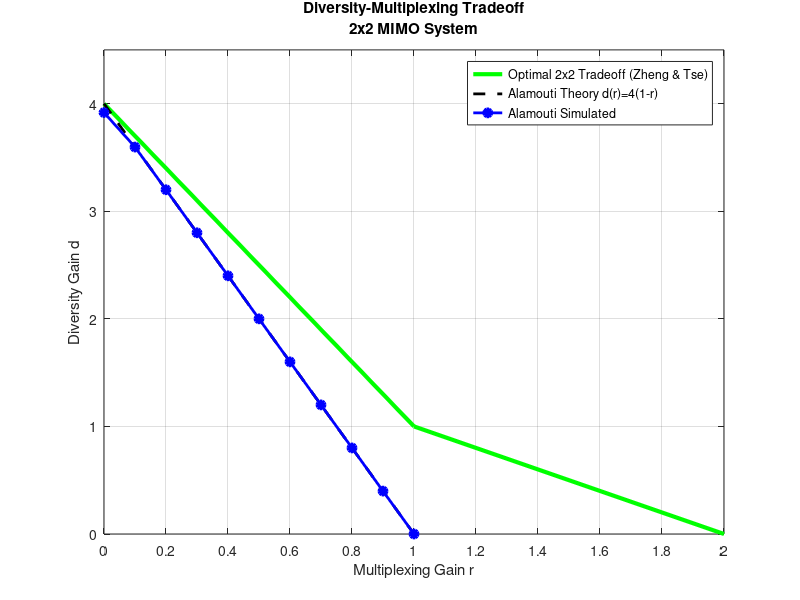

The MATLAB source for this figure:
% =========================================================================
% Refined MIMO Simulation
% Scenario: 2x2 MIMO
% Part 1: Fair comparison at Fixed Rate (2 bits/s/Hz)
% Part 2: Asymptotic DMT Tradeoff (Alamouti vs Optimal 2x2)
% =========================================================================

clear; clc; close all;

%% =========================================================================
%% PART 1: SER vs SNR (Fair Comparison: Same Spectral Efficiency)
%% =========================================================================
fprintf('Running Part 1: Fair SER comparison (Rate = 2 bits/s/Hz)...\n');

SNR_dB_vec = 0:2:10;
SNR_lin_vec = 10.^(SNR_dB_vec./10);
num_trials = 2000; 

qpsk_syms = [1+1i, 1-1i, -1+1i, -1-1i] / sqrt(2); 
SM_Codebook = [1, 1, -1, -1; 1, -1, 1, -1]; % BPSK combinations

ser_sm = zeros(size(SNR_dB_vec));
ser_ala = zeros(size(SNR_dB_vec));

for s_idx = 1:length(SNR_dB_vec)
    snr_lin = SNR_lin_vec(s_idx);
    scale = sqrt(snr_lin / 2);
    
    err_sm = 0; err_ala = 0;
    
    for t = 1:num_trials
        H = (randn(2,2) + 1i*randn(2,2)) / sqrt(2);
        n = (randn(2,1) + 1i*randn(2,1)) / sqrt(2);
        
        % -- SM (BPSK) --
        tx_idx = randi(4);
        y_sm = scale * H * SM_Codebook(:, tx_idx) + n;
        [~, est_idx] = min(sum(abs(y_sm - scale * H * SM_Codebook).^2, 1));
        if est_idx ~= tx_idx, err_sm = err_sm + 1; end
        
        % -- Alamouti (QPSK) --
        idx1 = randi(4); s1 = qpsk_syms(idx1);
        h_pow = norm(H, 'fro')^2;
        n_eff = (randn + 1i*randn)/sqrt(2);
        y_ala = sqrt(scale^2 * h_pow) * s1 + n_eff;
        [~, det_i] = min(abs(y_ala - sqrt(scale^2 * h_pow) * qpsk_syms));
        if det_i ~= idx1, err_ala = err_ala + 1; end
    end
    ser_sm(s_idx) = err_sm / num_trials;
    ser_ala(s_idx) = err_ala / num_trials;
end

%% =========================================================================
%% PART 2: Diversity-Multiplexing Tradeoff (Semi-Analytic)
%% =========================================================================
fprintf('\nRunning Part 2: Asymptotic DMT Tradeoff...\n');

SNR_dB_DMT = [200, 210, 220]; 
SNR_lin_DMT = 10.^(SNR_dB_DMT./10);

% Alamouti simulation range (r from 0 to 1)
r_vals = 0:0.1:1; 
d_simulated = zeros(size(r_vals));

for r_idx = 1:length(r_vals)
    r = r_vals(r_idx);
    
    % Fix for r=0 calculation (avoid log(0) or 0 slope)
    r_calc = max(r, 1e-10); 
    
    p_out = zeros(size(SNR_dB_DMT));
    for s_i = 1:length(SNR_dB_DMT)
        snr = SNR_lin_DMT(s_i);
        % Threshold for Alamouti: X < 2 * (SNR^r - 1) / SNR
        threshold_X = 2 * (snr^r_calc - 1) / snr;
        % CDF of ||H||_F^2 for 2x2 (Gamma(4,1))
        p_out(s_i) = gamcdf(threshold_X, 4, 1); 
        if p_out(s_i) == 0, p_out(s_i) = 1e-100; end
    end
    
    coeffs = polyfit(log10(SNR_lin_DMT), log10(p_out), 1);
    d_simulated(r_idx) = -coeffs(1);
end

% --- Theoretical Curves ---
% 1. Alamouti Theory
d_ala_theory = 4 * (1 - r_vals);

% 2. Optimal 2x2 MIMO Theory (Zheng & Tse)
% Points: (0,4) -> (1,1) -> (2,0)
r_optimal = [0, 1, 2];
d_optimal = [4, 1, 0];

%% =========================================================================
%% PLOTTING
%% =========================================================================

figure('Position', [100, 100, 1200, 500]);

% % Plot 1: SER
% subplot(1, 2, 1);
% semilogy(SNR_dB_vec, ser_sm, 'b-o', 'LineWidth', 2); hold on;
% semilogy(SNR_dB_vec, ser_ala, 'r-s', 'LineWidth', 2);
% grid on;
% xlabel('SNR (dB)');
% ylabel('Symbol Error Rate (SER)');
% title({'Fair Comparison (Rate = 2 bits/s/Hz)', 'Alamouti(QPSK) vs SM(BPSK)'});
% legend('2x2 SM (BPSK)', '2x2 Alamouti (QPSK)', 'Location', 'SouthWest');

% Plot 2: DMT
subplot(1, 1, 1);

% A. Optimal Curve (Green)
plot(r_optimal, d_optimal, 'g-', 'LineWidth', 3); hold on;

% B. Alamouti Theory (Black Dashed)
plot(r_vals, d_ala_theory, 'k--', 'LineWidth', 2); 

% C. Alamouti Simulated (Blue Dots)
plot(r_vals, d_simulated, 'bo-', 'LineWidth', 2, 'MarkerFaceColor', 'b');

grid on;
xlabel('Multiplexing Gain r');
ylabel('Diversity Gain d');
title({'Diversity-Multiplexing Tradeoff', '2x2 MIMO System'});

% Adjust axis to show full 2x2 capability (r up to 2)
axis([0 2 0 4.5]); 
xticks(0:0.2:2);

legend('Optimal 2x2 Tradeoff (Zheng & Tse)', ...
       'Alamouti Theory d(r)=4(1-r)', ...
       'Alamouti Simulated', ...
       'Location', 'NorthEast');